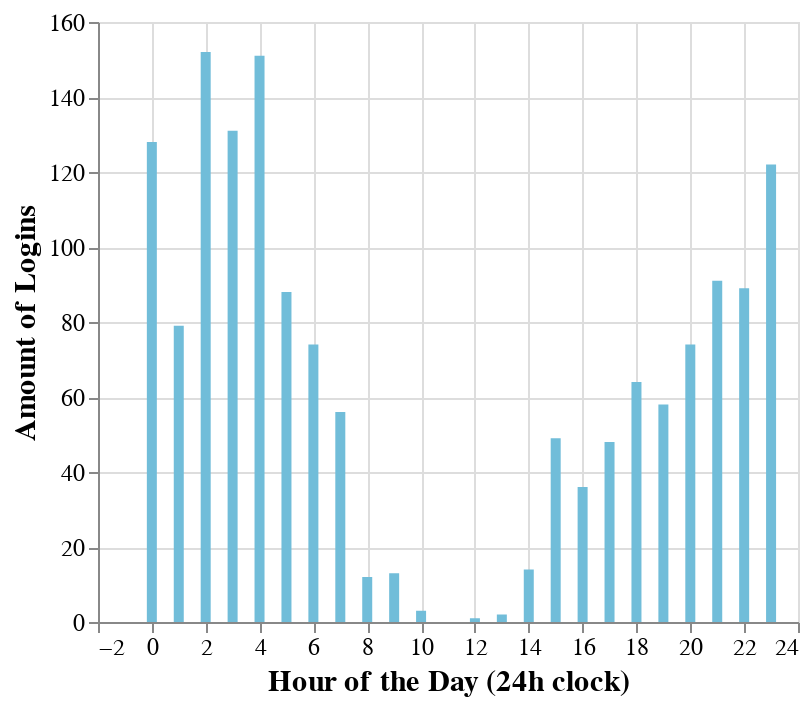

Source (notebook cell):
### Code cell
sessions_log_hour_plot

### Figure 1 — Vega specification as saved in the notebook (floating-point values rounded to 4 significant figures)
{"$schema": "https://vega.github.io/schema/vega/v5.json", "data": [{"name": "source_0", "values": [{"hour": 2, "num_logins_end": 152.0, "num_logins_start": 0.0}, {"hour": 4, "num_logins_end": 151.0, "num_logins_start": 0.0}, {"hour": 3, "num_logins_end": 131.0, "num_logins_start": 0.0}, {"hour": 0, "num_logins_end": 128.0, "num_logins_start": 0.0}, {"hour": 23, "num_logins_end": 122.0, "num_logins_start": 0.0}, {"hour": 21, "num_logins_end": 91.0, "num_logins_start": 0.0}, {"hour": 22, "num_logins_end": 89.0, "num_logins_start": 0.0}, {"hour": 5, "num_logins_end": 88.0, "num_logins_start": 0.0}, {"hour": 1, "num_logins_end": 79.0, "num_logins_start": 0.0}, {"hour": 6, "num_logins_end": 74.0, "num_logins_start": 0.0}, {"hour": 20, "num_logins_end": 74.0, "num_logins_start": 0.0}, {"hour": 18, "num_logins_end": 64.0, "num_logins_start": 0.0}, {"hour": 19, "num_logins_end": 58.0, "num_logins_start": 0.0}, {"hour": 7, "num_logins_end": 56.0, "num_logins_start": 0.0}, {"hour": 15, "num_logins_end": 49.0, "num_logins_start": 0.0}, {"hour": 17, "num_logins_end": 48.0, "num_logins_start": 0.0}, {"hour": 16, "num_logins_end": 36.0, "num_logins_start": 0.0}, {"hour": 14, "num_logins_end": 14.0, "num_logins_start": 0.0}, {"hour": 9, "num_logins_end": 13.0, "num_logins_start": 0.0}, {"hour": 8, "num_logins_end": 12.0, "num_logins_start": 0.0}, {"hour": 10, "num_logins_end": 3.0, "num_logins_start": 0.0}, {"hour": 13, "num_logins_end": 2.0, "num_logins_start": 0.0}, {"hour": 12, "num_logins_end": 1.0, "num_logins_start": 0.0}]}, {"name": "source_0_x_domain_hour", "values": [{"min": 0, "max": 23}]}], "marks": [{"type": "rect", "name": "marks", "from": {"data": "source_0"}, "encode": {"update": {"y": {"field": "num_logins_end", "scale": "y"}, "fill": {"value": "#71BDD9"}, "width": {"value": 5}, "xc": {"field": "hour", "scale": "x"}, "y2": {"field": "num_logins_start", "scale": "y"}}}, "style": ["bar"]}], "scales": [{"name": "x", "type": "linear", "domain": [{"signal": "(data(\"source_0_x_domain_hour\")[0] || {}).min"}, {"signal": "(data(\"source_0_x_domain_hour\")[0] || {}).max"}], "range": [0, {"signal": "width"}], "padding": 5, "zero": false, "nice": true}, {"name": "y", "type": "linear", "domain": {"data": "source_0", "fields": ["num_logins_start", "num_logins_end"]}, "range": [{"signal": "height"}, 0], "zero": true, "nice": true}], "axes": [{"scale": "x", "grid": true, "orient": "bottom", "gridScale": "y", "labels": false, "maxExtent": 0, "zindex": 0, "domain": false, "minExtent": 0, "ticks": false, "tickCount": {"signal": "ceil(width/40)"}, "aria": false}, {"scale": "y", "aria": false, "maxExtent": 0, "ticks": false, "grid": true, "minExtent": 0, "zindex": 0, "labels": false, "gridScale": "x", "tickCount": {"signal": "ceil(height/40)"}, "domain": false, "orient": "left"}, {"scale": "x", "tickCount": {"signal": "ceil(width/40)"}, "grid": false, "title": "Hour of the Day (24h clock)", "labelFlush": true, "labelOverlap": true, "zindex": 0, "orient": "bottom"}, {"scale": "y", "labelOverlap": true, "tickCount": {"signal": "ceil(height/40)"}, "zindex": 0, "orient": "left", "grid": false, "title": "Amount of Logins"}], "padding": 5, "background": "white", "height": 300, "style": "cell", "config": {"axis": {"labelFontSize": 12, "titleFontSize": 15}}, "width": 350}
